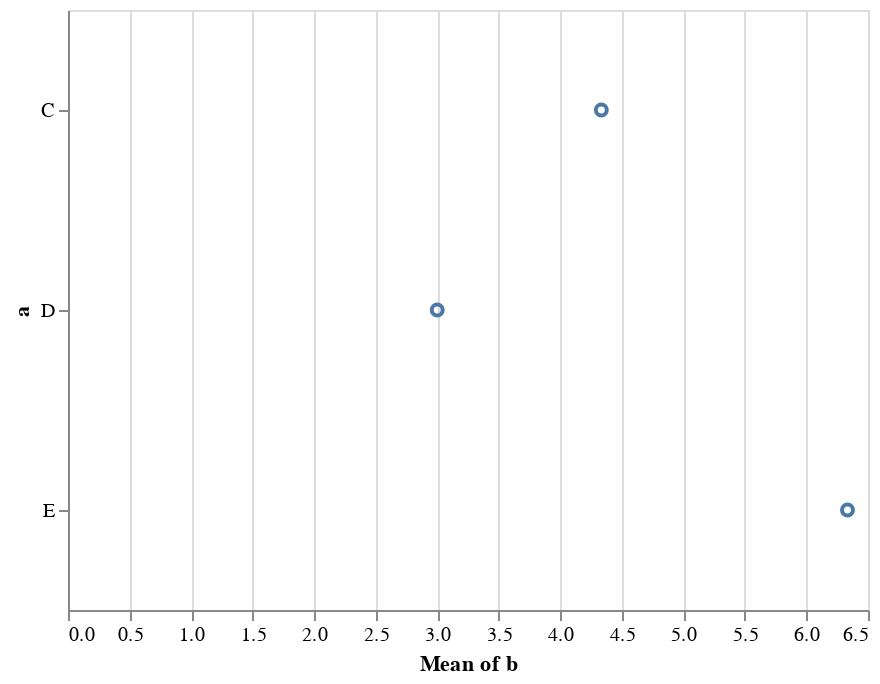

Notebook code cell kept with this figure:
### Markdown cell above
Altair and Vega-Lite also support a variety of built-in data transformations, such as aggregation. The easiest way to specify such aggregations is through a string-function syntax in the argument to the column name. For example, here we will plot not all the values, but a single point representing the mean of the x-values for a given y-value:

### Code cell
alt.Chart(data).mark_point().encode(
    y='a',
    x='mean(b)'
)

### Figure 1 — Vega-Lite specification as saved in the notebook (floating-point values rounded to 4 significant figures)
{"$schema": "https://vega.github.io/schema/vega-lite/v2.4.1.json", "config": {"view": {"height": 300, "width": 400}}, "data": {"values": [{"a": "C", "b": 2}, {"a": "C", "b": 7}, {"a": "C", "b": 4}, {"a": "D", "b": 1}, {"a": "D", "b": 2}, {"a": "D", "b": 6}, {"a": "E", "b": 8}, {"a": "E", "b": 4}, {"a": "E", "b": 7}]}, "encoding": {"x": {"aggregate": "mean", "field": "b", "type": "quantitative"}, "y": {"field": "a", "type": "nominal"}}, "mark": "point"}
